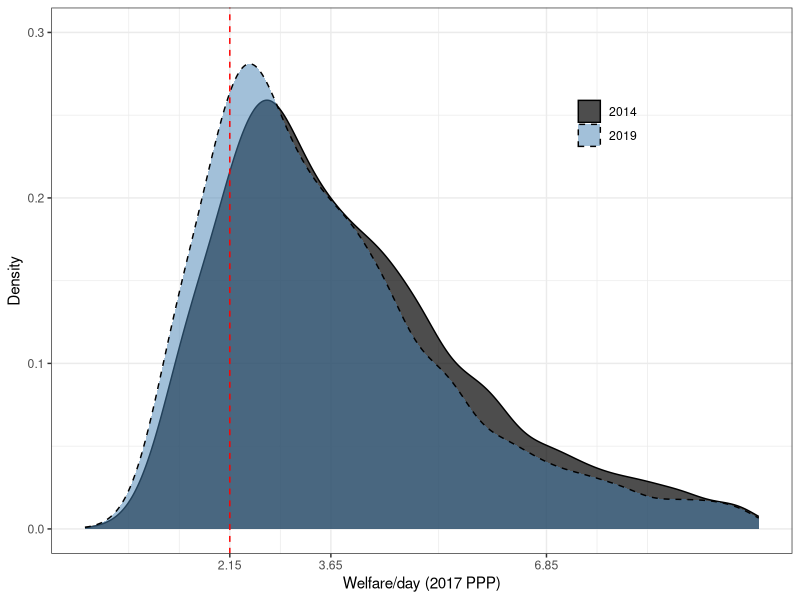

The R script that drew this image:

# load required packages
library(ggplot2)
library(haven)

# input data
data <- read_dta("code/SDN_example.dta")

# plot base
baseplot = ggplot() + theme_bw() + 
  labs(x="Welfare/day (2017 PPP)", y="Density") 

# plot additions
baseplot + 
  geom_density(aes(x=welfare2014, weight=weight,fill="2014"),
               data=data, linetype=1, alpha=0.7) + 
  geom_density(aes(x=welfare2019, weight=weight,fill="2019"),
               data=data, linetype=2, alpha=0.5)  + 
  geom_vline(xintercept=2.15, linetype = "dashed", color = "red") +
  scale_fill_manual(values=c('2019'="steelblue", '2014'="black")) +
  theme(legend.position = c(.75,.77), # (1,1) is top right
        legend.direction="vertical", 
        legend.title = element_blank(), ## no title
        legend.margin = margin(-0.5,0,0,0, unit="cm")) + # decreases the margin between legends
  scale_x_continuous(
    breaks=c(2.15,3.65,6.85), 
    labels=sprintf("%.2f",c(2.15,3.65,6.85)),
    limits = c(0,10)) +
  scale_y_continuous(
    limits = c(0,0.3)) 
